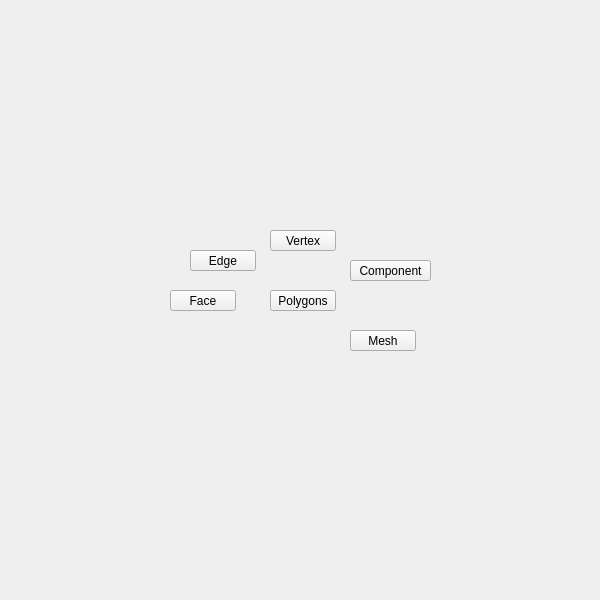
<?xml version="1.0" encoding="UTF-8"?>
<ui version="4.0">
 <class>translucent_window</class>
 <widget class="QMainWindow" name="translucent_window">
  <property name="enabled">
   <bool>true</bool>
  </property>
  <property name="geometry">
   <rect>
    <x>0</x>
    <y>0</y>
    <width>600</width>
    <height>600</height>
   </rect>
  </property>
  <property name="sizePolicy">
   <sizepolicy hsizetype="Ignored" vsizetype="Ignored">
    <horstretch>0</horstretch>
    <verstretch>0</verstretch>
   </sizepolicy>
  </property>
  <property name="minimumSize">
   <size>
    <width>0</width>
    <height>0</height>
   </size>
  </property>
  <property name="maximumSize">
   <size>
    <width>600</width>
    <height>600</height>
   </size>
  </property>
  <property name="cursor">
   <cursorShape>ArrowCursor</cursorShape>
  </property>
  <property name="toolButtonStyle">
   <enum>Qt::ToolButtonIconOnly</enum>
  </property>
  <property name="tabShape">
   <enum>QTabWidget::Triangular</enum>
  </property>
  <property name="dockNestingEnabled">
   <bool>true</bool>
  </property>
  <property name="dockOptions">
   <set>QMainWindow::AllowNestedDocks|QMainWindow::AllowTabbedDocks|QMainWindow::AnimatedDocks|QMainWindow::ForceTabbedDocks</set>
  </property>
  <widget class="QWidget" name="widget">
   <property name="sizePolicy">
    <sizepolicy hsizetype="Ignored" vsizetype="Ignored">
     <horstretch>0</horstretch>
     <verstretch>0</verstretch>
    </sizepolicy>
   </property>
   <widget class="QPushButton" name="i010">
    <property name="geometry">
     <rect>
      <x>270</x>
      <y>290</y>
      <width>66</width>
      <height>21</height>
     </rect>
    </property>
    <property name="minimumSize">
     <size>
      <width>0</width>
      <height>21</height>
     </size>
    </property>
    <property name="maximumSize">
     <size>
      <width>16777215</width>
      <height>21</height>
     </size>
    </property>
    <property name="whatsThis">
     <string>polygons</string>
    </property>
    <property name="text">
     <string>Polygons</string>
    </property>
   </widget>
   <widget class="QPushButton" name="i004">
    <property name="geometry">
     <rect>
      <x>350</x>
      <y>330</y>
      <width>66</width>
      <height>21</height>
     </rect>
    </property>
    <property name="minimumSize">
     <size>
      <width>0</width>
      <height>21</height>
     </size>
    </property>
    <property name="maximumSize">
     <size>
      <width>16777215</width>
      <height>21</height>
     </size>
    </property>
    <property name="whatsThis">
     <string>polygons.mesh</string>
    </property>
    <property name="text">
     <string>Mesh</string>
    </property>
   </widget>
   <widget class="QPushButton" name="i000">
    <property name="geometry">
     <rect>
      <x>270</x>
      <y>230</y>
      <width>66</width>
      <height>21</height>
     </rect>
    </property>
    <property name="minimumSize">
     <size>
      <width>0</width>
      <height>21</height>
     </size>
    </property>
    <property name="maximumSize">
     <size>
      <width>16777215</width>
      <height>21</height>
     </size>
    </property>
    <property name="whatsThis">
     <string>polygons.vertex</string>
    </property>
    <property name="text">
     <string>Vertex</string>
    </property>
   </widget>
   <widget class="QPushButton" name="i002">
    <property name="geometry">
     <rect>
      <x>190</x>
      <y>250</y>
      <width>66</width>
      <height>21</height>
     </rect>
    </property>
    <property name="minimumSize">
     <size>
      <width>0</width>
      <height>21</height>
     </size>
    </property>
    <property name="maximumSize">
     <size>
      <width>16777215</width>
      <height>21</height>
     </size>
    </property>
    <property name="whatsThis">
     <string>polygons.edge</string>
    </property>
    <property name="text">
     <string>Edge</string>
    </property>
   </widget>
   <widget class="QPushButton" name="i003">
    <property name="geometry">
     <rect>
      <x>170</x>
      <y>290</y>
      <width>66</width>
      <height>21</height>
     </rect>
    </property>
    <property name="minimumSize">
     <size>
      <width>0</width>
      <height>21</height>
     </size>
    </property>
    <property name="maximumSize">
     <size>
      <width>16777215</width>
      <height>21</height>
     </size>
    </property>
    <property name="whatsThis">
     <string>polygons.face</string>
    </property>
    <property name="text">
     <string>Face</string>
    </property>
   </widget>
   <widget class="QPushButton" name="i011">
    <property name="geometry">
     <rect>
      <x>350</x>
      <y>260</y>
      <width>81</width>
      <height>21</height>
     </rect>
    </property>
    <property name="minimumSize">
     <size>
      <width>0</width>
      <height>21</height>
     </size>
    </property>
    <property name="maximumSize">
     <size>
      <width>16777215</width>
      <height>21</height>
     </size>
    </property>
    <property name="whatsThis">
     <string>polygons.component</string>
    </property>
    <property name="text">
     <string>Component</string>
    </property>
   </widget>
  </widget>
 </widget>
 <resources/>
 <connections/>
 <designerdata>
  <property name="gridDeltaX">
   <number>5</number>
  </property>
  <property name="gridDeltaY">
   <number>10</number>
  </property>
  <property name="gridSnapX">
   <bool>true</bool>
  </property>
  <property name="gridSnapY">
   <bool>true</bool>
  </property>
  <property name="gridVisible">
   <bool>true</bool>
  </property>
 </designerdata>
</ui>
